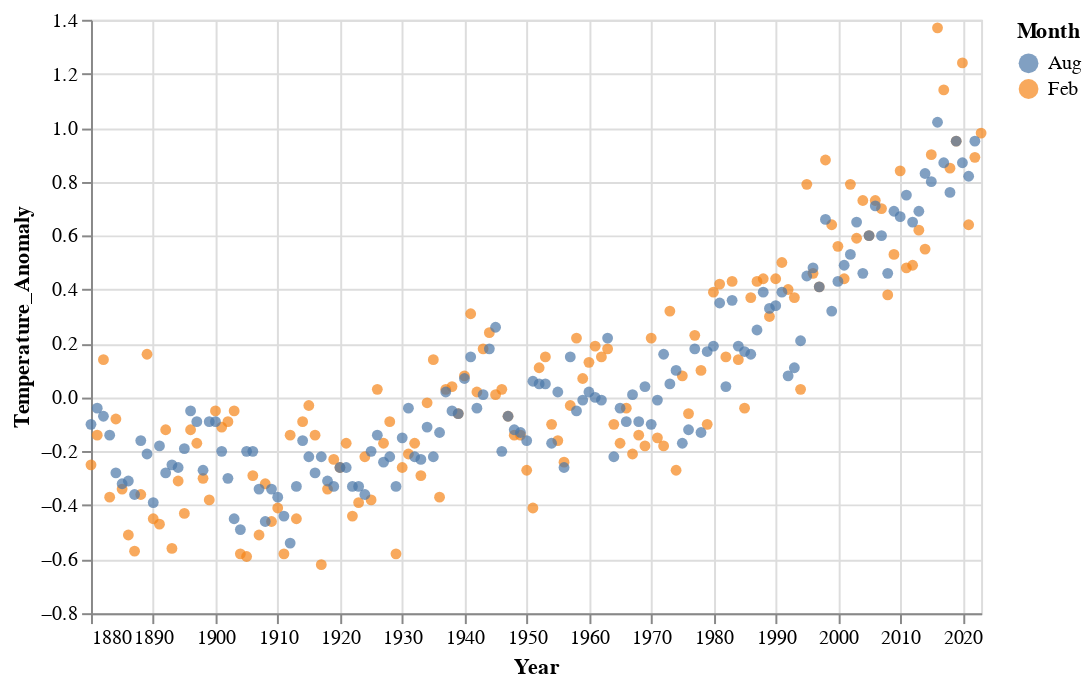

This figure's notebook cell:
### Code cell
alt.Chart(df_feb_aug).mark_circle().encode(
    x = alt.X("Year:T"),
    y = alt.Y("Temperature_Anomaly:Q"),
    color = alt.Color("Month:N")
).properties(width=450)

### Figure 1 — Vega-Lite specification as saved in the notebook (floating-point values rounded to 4 significant figures; data arrays with more than 128 entries replaced by an {"elided": "..."} marker saying what was removed)
{"config": {"view": {"continuousWidth": 300, "continuousHeight": 300}}, "data": {"name": "data-13405d5f5e70207fd9c3f95106c3c235"}, "mark": {"type": "circle"}, "encoding": {"color": {"field": "Month", "type": "nominal"}, "x": {"field": "Year", "type": "temporal"}, "y": {"field": "Temperature_Anomaly", "type": "quantitative"}}, "width": 450, "$schema": "https://vega.github.io/schema/vega-lite/v5.20.1.json", "datasets": {"data-13405d5f5e70207fd9c3f95106c3c235": {"elided": "287 records"}}}
